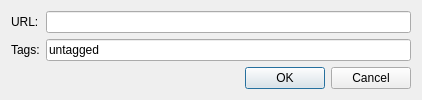
<?xml version="1.0" encoding="UTF-8"?>
<ui version="4.0">
 <class>AddFeed</class>
 <widget class="QDialog" name="AddFeed">
  <property name="geometry">
   <rect>
    <x>0</x>
    <y>0</y>
    <width>422</width>
    <height>92</height>
   </rect>
  </property>
  <property name="windowTitle">
   <string>Add feed</string>
  </property>
  <property name="windowIcon">
   <iconset resource="resources.qrc">
    <normaloff>:/resources/images/aggregator.svg</normaloff>:/resources/images/aggregator.svg</iconset>
  </property>
  <layout class="QVBoxLayout" name="verticalLayout">
   <item>
    <layout class="QFormLayout" name="formLayout">
     <property name="fieldGrowthPolicy">
      <enum>QFormLayout::AllNonFixedFieldsGrow</enum>
     </property>
     <item row="0" column="0">
      <widget class="QLabel" name="label">
       <property name="text">
        <string>URL:</string>
       </property>
      </widget>
     </item>
     <item row="0" column="1">
      <widget class="QLineEdit" name="URL_">
       <property name="text">
        <string></string>
       </property>
      </widget>
     </item>
     <item row="1" column="0">
      <widget class="QLabel" name="label_2">
       <property name="text">
        <string>Tags:</string>
       </property>
      </widget>
     </item>
     <item row="1" column="1">
      <widget class="LeechCraft::Util::TagsLineEdit" name="Tags_">
       <property name="text">
        <string>untagged</string>
       </property>
      </widget>
     </item>
    </layout>
   </item>
   <item>
    <widget class="QDialogButtonBox" name="buttonBox">
     <property name="orientation">
      <enum>Qt::Horizontal</enum>
     </property>
     <property name="standardButtons">
      <set>QDialogButtonBox::Cancel|QDialogButtonBox::Ok</set>
     </property>
    </widget>
   </item>
  </layout>
 </widget>
 <customwidgets>
  <customwidget>
   <class>LeechCraft::Util::TagsLineEdit</class>
   <extends>QLineEdit</extends>
   <header location="global">plugininterface/tagslineedit.h</header>
  </customwidget>
 </customwidgets>
 <resources>
  <include location="resources.qrc"/>
 </resources>
 <connections>
  <connection>
   <sender>buttonBox</sender>
   <signal>accepted()</signal>
   <receiver>AddFeed</receiver>
   <slot>accept()</slot>
   <hints>
    <hint type="sourcelabel">
     <x>248</x>
     <y>254</y>
    </hint>
    <hint type="destinationlabel">
     <x>157</x>
     <y>274</y>
    </hint>
   </hints>
  </connection>
  <connection>
   <sender>buttonBox</sender>
   <signal>rejected()</signal>
   <receiver>AddFeed</receiver>
   <slot>reject()</slot>
   <hints>
    <hint type="sourcelabel">
     <x>316</x>
     <y>260</y>
    </hint>
    <hint type="destinationlabel">
     <x>286</x>
     <y>274</y>
    </hint>
   </hints>
  </connection>
 </connections>
</ui>
